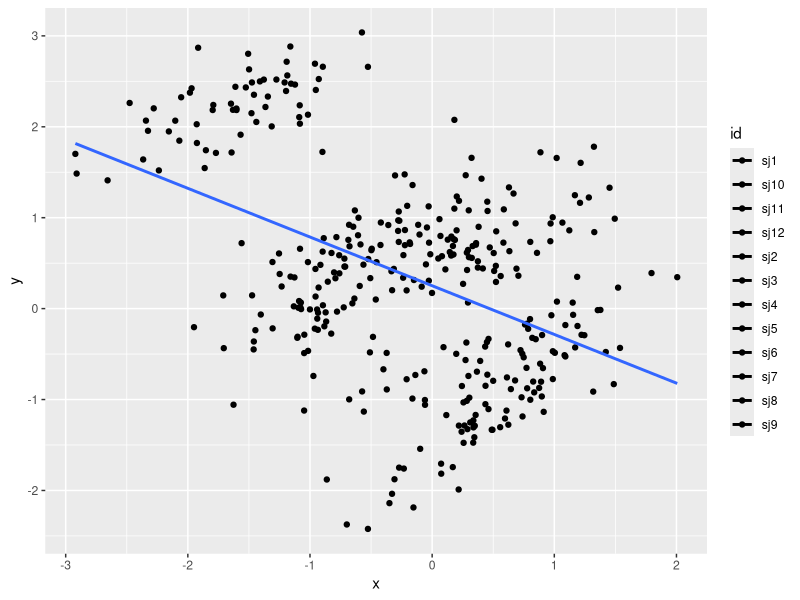
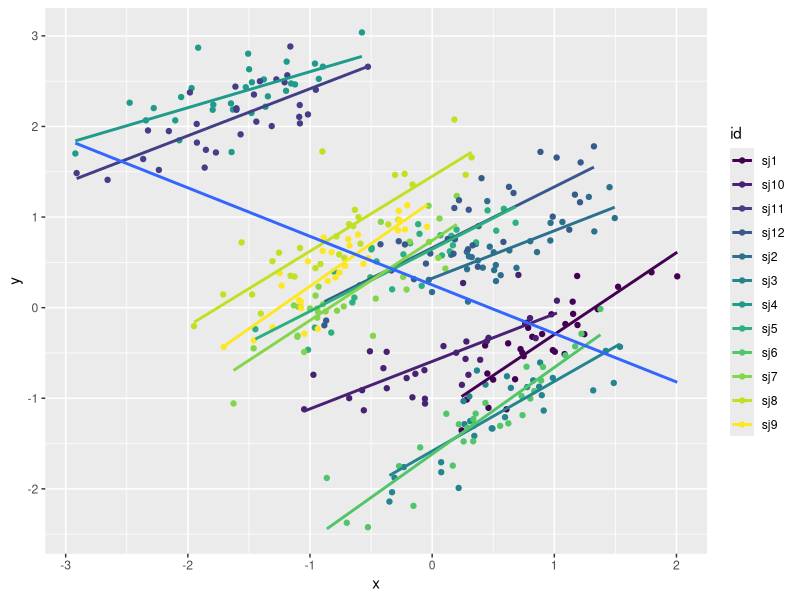
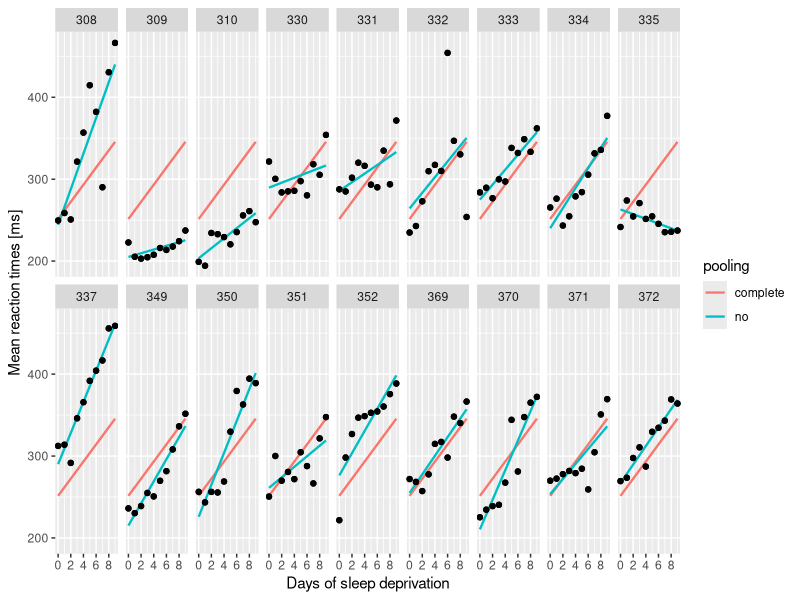
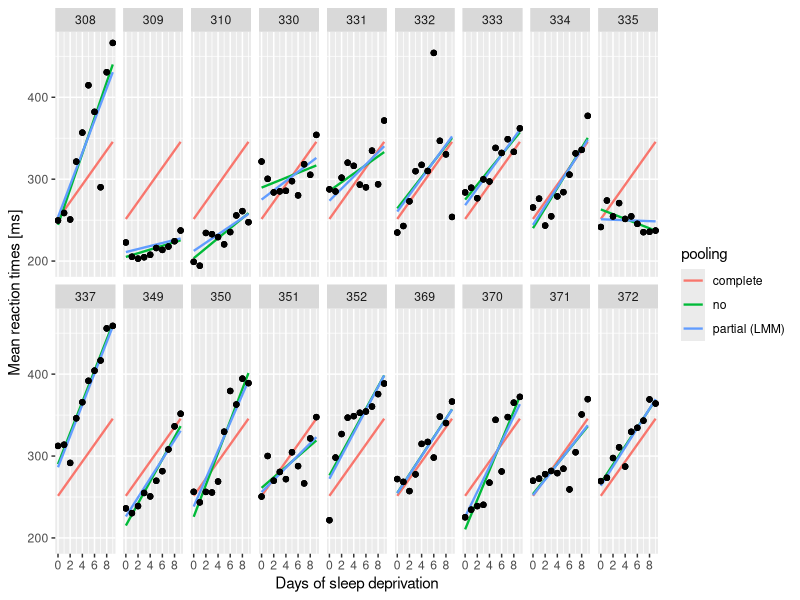

Generate these figures, in order, with R:
rm(list=ls())
library(ggplot2)
library(tidyverse)

# problems with complete pooling 

set.seed(1)
n <- 12
n_obs <- 30
Z <- MASS::mvrnorm(n,mu=c(0,0), Sigma=matrix(c(1,-0.75,-0.75,1),ncol=2))
beta_1 <- rnorm(n, mean=0.7, sd=0.2)
sigma_y <- 0.25
sigma_x <- 0.5
simd <- expand.grid(obs=1:n_obs, id=1:n)
simd$x <- NA
simd$y <- NA
for(i in unique(simd$id)){
  simd$x[simd$id==i] <- Z[i,1] + rnorm(n_obs,0,sigma_x)
  simd$y[simd$id==i] <- Z[i,2] + simd$x[simd$id==i]*beta_1[i] - Z[i,1] + rnorm(n_obs,0,sigma_y)
}
simd$id <- paste("sj",simd$id,sep="")

ggplot(simd, aes(x=x, y=y, color=id))+
  geom_point()+
  scale_color_manual(values=rep("black",n))+
  geom_smooth(method="lm",se=F,aes(group=1))


ggplot(simd, aes(x=x, y=y, color=id))+
  geom_point()+
  scale_color_viridis_d()+
  geom_smooth(method="lm",se=F) + 
  geom_smooth(method="lm",se=F,aes(group=1))



# pooling in sleepstudy
library(lme4)

m.0 <- lm(Reaction ~ Days, data=sleepstudy)

d0 <- sleepstudy
d0$prediction <- predict(m.0)
d0$pooling <- "complete"


# estimate individual regressions
m.list <- lmList(Reaction ~ Days | Subject, data=sleepstudy)
d1 <- sleepstudy
d1$prediction <- predict(m.list)
d1$pooling <- "no"

d <- rbind(d0,d1)


ggplot(d, aes(x=Days,y=Reaction))+
  facet_wrap(~Subject,ncol=9)+
  geom_line(aes(y=prediction, color=pooling),size=0.8)+
  geom_point()+
  scale_x_continuous(breaks=seq(0,10,2))+
  labs(x="Days of sleep deprivation",y="Mean reaction times [ms]")


m.lmm <- lmer(Reaction ~ Days + (Days|Subject), data=sleepstudy)
d2 <- sleepstudy
d2$prediction <- predict(m.lmm)
d2$pooling <- "partial (LMM)"

d <- rbind(d0,d1, d2)

ggplot(d, aes(x=Days,y=Reaction))+
  facet_wrap(~Subject,ncol=9)+
  geom_line(aes(y=prediction, color=pooling),size=0.8)+
  geom_point()+
  scale_x_continuous(breaks=seq(0,10,2))+
  labs(x="Days of sleep deprivation",y="Mean reaction times [ms]")


